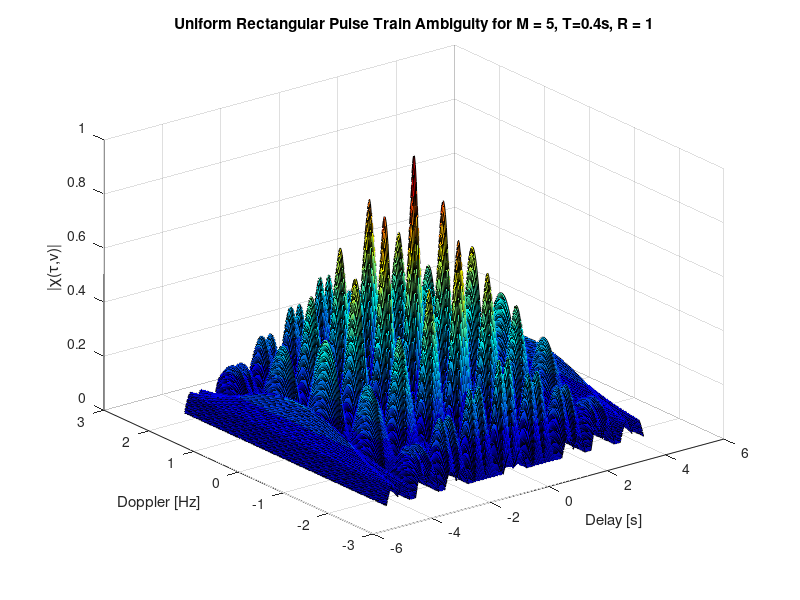
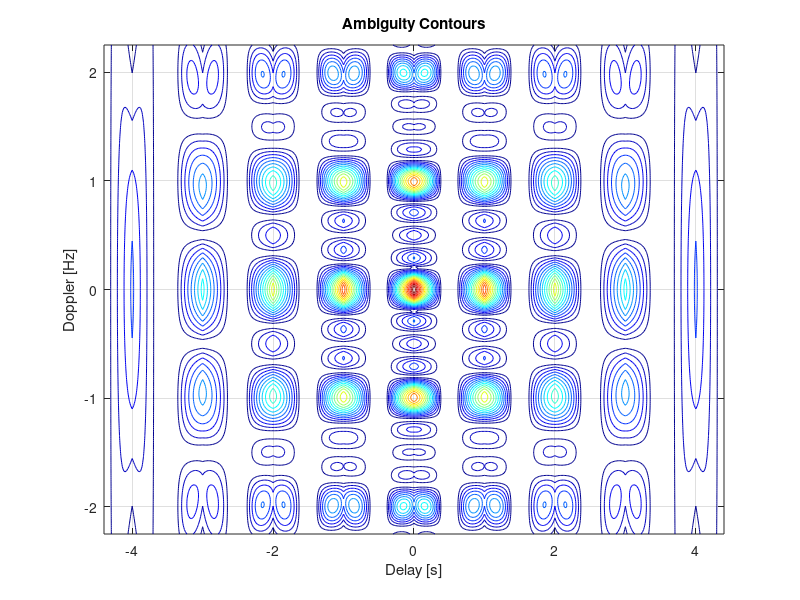

Reproduce these figures in MATLAB, in order.
clear;close all;

% x = -1.5:.01:1.5;
% n = 11;
% p = 2;
% n1 = 5;
% P = 2;
% x2 = x + P;
% s =diric(2*pi*x,n);
% s1 =diric(2*pi*x,n1);
% 
% figure,plot(x,s,'k','LineWidth',2);hold on;grid on;
% xlabel('x=\nuR');
% ylabel(['D_{M}(x) = sin(M\pix)/\pix'])
% title('Dirichlet Kernel for M = 11')
% plot(x,s1,'r','LineWidth',2);
% legend('M=11','M=5')
% 
% 
% pi/(n) %zeros
% 2*pi/(pi*n) % period
% 
% 
% syms v R N;
% 
% f = sin(N*pi*v*R)/sin(pi*v*R)
% 
% simplify(diff(f,1))


f0 = 1e9;
v = 1;
c = 3e8;
v0 = 2.25;
T = .4;

Nv = length(v);
R = 1;
N = 2;
M = 2*N+1;
Td = 2*(N*R + T/2);
dt = .1/5;
dv = .1/5;
v = -v0:dv:v0;
tau0 = -T:dt:T;
tau = -Td:dt:Td;
[tt0,vv0] = meshgrid(tau0,v);
nt = length(tau0);
nv = length(v);
[tt,vv] = meshgrid(tau,v);
X = zeros(size(tt));
for p= -(M-1):(M-1)
    tp = (p*R-T):dt:(p*R+T);
    itp = round(tp/dt + Td/dt + 1);
    iv = round(v/dv + v0/dv + 1);
    Xv = (1-abs(p)/M)*abs(diric(2*pi*vv0*R,M-abs(p)));
X(iv,itp) = Xv.*(1-abs(tt0)/T).*abs(sinc(T*vv0.*(1-abs(tt0)/T)));%
end

figure,surf(tt,vv,X.^1);colormap(jet(16));
xlabel('Delay [s]'); ylabel('Doppler [Hz]');zlabel('|\chi(\tau,\nu)|')
title('Uniform Rectangular Pulse Train Ambiguity for M = 5, T=0.4s, R = 1')

figure,contour(tt, vv, X.^1,20);colormap(jet);grid on;
xlabel('Delay [s]'); ylabel('Doppler [Hz]');
title('Ambiguity Contours')
